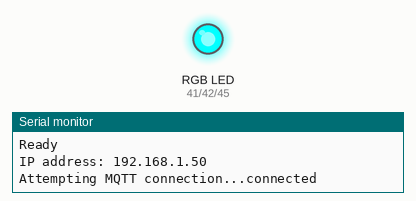
The sketch below on a simulated ESP32. Shown: an RGB LED mixed from three pins (HIGH = lit), the last lines printed to the serial monitor. WiFi joins after 1.5 s; servers stay silent unless stated; random numbers use the default seed unless the sketch sets one; no MQTT or app messages arrive unless stated.

Above: at 1.56 s.
At 16.8 s:
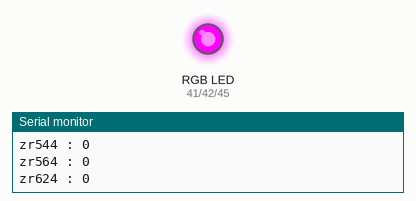
At 34.6 s:
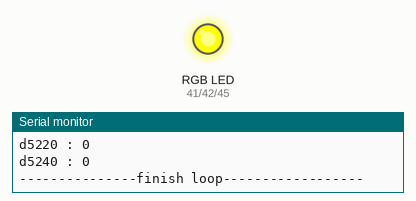
Timing chart, 0 to 42.4 s (numbered marks = the images above):
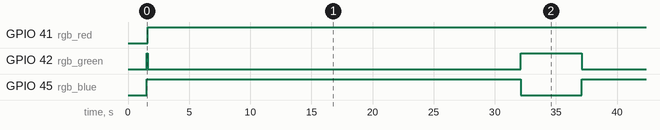

The sketch:

IRB04.ino
```cpp
#include <WiFi.h>
#include <ESPmDNS.h>
#include <WiFiUdp.h>
#include <ArduinoOTA.h>
#include <PubSubClient.h>
#include <ModbusMaster.h>

ModbusMaster node;

//#define led_connection 42
//#define led_run 41

#define rgb_red 41
#define rgb_green 42
#define rgb_blue 45

const char* ssid = "DX_Project";
const char* password = "natmms22";
//const char* ssid = "TP-Link_EF46";
//const char* password = "98148813";
const char* mqtt_server = "192.168.1.2";

IPAddress local_IP(192, 168, 1, 87); // Static IP address192.168.100.164
IPAddress gateway(192, 168, 1, 1);    // Gateway IP address
IPAddress subnet(255, 255, 255, 0);     // subnet

WiFiClient espClient;
PubSubClient client(espClient);

/*void led()
{
  digitalWrite(led_connection , HIGH);
  delay(100);
  digitalWrite(led_connection , LOW);
  delay(100);
}*/

int count_connection;

void setup_wifi()
{
  delay(10);
  // We start by connecting to a WiFi network
  Serial.println();
  Serial.print("Connecting to ");
  Serial.println(ssid);

  WiFi.config(local_IP, gateway, subnet);
  WiFi.mode(WIFI_STA);
  WiFi.begin(ssid, password);

  while (WiFi.status() != WL_CONNECTED)
  {
    count_connection++;
    delay(500);
    Serial.print(".");
    if(count_connection>20)
    {
      ESP.restart();
    }
  }

  randomSeed(micros());

  Serial.println("");
  Serial.println("WiFi connected");
  Serial.println("IP address: ");
  Serial.println(WiFi.localIP());
}

void callback(char* topic, byte* payload, unsigned int length)
{
  Serial.print("Message arrived [");
  Serial.print(topic);
  Serial.print("] ");
  for (int i = 0; i < length; i++) {
    Serial.print((char)payload[i]);
  }
  Serial.println();

  // Switch on the LED if an 1 was received as first character
  if ((char)payload[0] == '1') {
    //digitalWrite(BUILTIN_LED, LOW);   // Turn the LED on (Note that LOW is the voltage level
    // but actually the LED is on; this is because
    // it is active low on the ESP-01)
  } else {
    //digitalWrite(BUILTIN_LED, HIGH);  // Turn the LED off by making the voltage HIGH
  }

}

int timeout ;

void reconnect()
{
  // Loop until we're reconnected
  if (!client.connected())
  {
    led_red();
    Serial.print("Attempting MQTT connection...");
    // Create a random client ID
    String clientId = "ESP8266Client-";
    clientId += String(random(0xffff), HEX);
    // Attempt to connect
    if (client.connect(clientId.c_str())) {
      Serial.println("connected");
      // Once connected, publish an announcement...
      //client.publish("outTopic", "hello world");
      // ... and resubscribe
      client.subscribe("inTopic");
    } else {
      Serial.print("failed, rc=");
      Serial.print(client.state());
      Serial.println(" try again in 5 seconds");
      // Wait 5 seconds before retrying
      //delay(5000);
      timeout++;
      if(timeout >= 10)
      {
        ESP.restart();
      }
    }
  }
}

void setup()
{
  Serial.begin(9600);
  Serial1.begin(9600);
  node.begin(1,Serial1);
  pinMode(rgb_red, OUTPUT);
  pinMode(rgb_green, OUTPUT);
  pinMode(rgb_blue, OUTPUT);
  //pinMode ( led_connection , OUTPUT);
  //pinMode ( led_run, OUTPUT);
  Serial.println("Booting");
  setup_wifi();

  // Port defaults to 3232
  // ArduinoOTA.setPort(3232);

  // Hostname defaults to esp3232-[MAC]
  ArduinoOTA.setHostname("IRB04");

  // No authentication by default
  ArduinoOTA.setPassword("1234");

  // Password can be set with it's md5 value as well
  // MD5(admin) = 21232f297a57a5a743894a0e4a801fc3
  // ArduinoOTA.setPasswordHash("21232f297a57a5a743894a0e4a801fc3");

  ArduinoOTA
    .onStart([]() {
      String type;
      if (ArduinoOTA.getCommand() == U_FLASH)
        type = "sketch";
      else // U_SPIFFS
        type = "filesystem";

      // NOTE: if updating SPIFFS this would be the place to unmount SPIFFS using SPIFFS.end()
      Serial.println("Start updating " + type);
    })
    .onEnd([]() {
      Serial.println("\nEnd");
    })
    .onProgress([](unsigned int progress, unsigned int total) {
      Serial.printf("Progress: %u%%\r", (progress / (total / 100)));
    })
    .onError([](ota_error_t error) {
      Serial.printf("Error[%u]: ", error);
      if (error == OTA_AUTH_ERROR) Serial.println("Auth Failed");
      else if (error == OTA_BEGIN_ERROR) Serial.println("Begin Failed");
      else if (error == OTA_CONNECT_ERROR) Serial.println("Connect Failed");
      else if (error == OTA_RECEIVE_ERROR) Serial.println("Receive Failed");
      else if (error == OTA_END_ERROR) Serial.println("End Failed");
    });

  ArduinoOTA.begin();

  Serial.println("Ready");
  Serial.print("IP address: ");
  Serial.println(WiFi.localIP());
  client.setServer(mqtt_server, 1883);
  client.setCallback(callback);
}

String rssi,zr1410,zr1414,zr1416,zr524,zr544,zr564,zr624,zr644,zr664,zr724,zr744,zr764,d5200,d5220,d5240;
char d_rssi[16],d0[16],d1[16],d2[16],d3[16],d4[16],d5[16],d6[16],d7[16],d8[16],d9[16],d10[16],d11[16],d12[16],d13[16],d14[16];


void loop()
{
  rssi = WiFi.RSSI();
  //Serial.print(WiFi.RSSI());
  ArduinoOTA.handle();
  if (!client.connected())
  {
    reconnect();
  }
  client.loop();
  led_green();
  //digitalWrite(led_connection, HIGH);
  Serial.println("\n---------------starting loop----------------");

  node.readHoldingRegisters(0, 1);
  Serial.print("zr1410 : ");
  Serial.println(node.getResponseBuffer(0));
  zr1410 = node.getResponseBuffer(0);
  node.clearResponseBuffer();

  node.readHoldingRegisters(1, 1);
  Serial.print("zr1414 : ");
  Serial.println(node.getResponseBuffer(0));
  zr1414 = node.getResponseBuffer(0);
  node.clearResponseBuffer();

  node.readHoldingRegisters(2, 1);
  Serial.print("zr1416 : ");
  Serial.println(node.getResponseBuffer(0));
  zr1416 = node.getResponseBuffer(0);
  node.clearResponseBuffer();


  node.readHoldingRegisters(3, 1);
  Serial.print("zr524 : ");
  Serial.println(node.getResponseBuffer(0));
  zr524 = node.getResponseBuffer(0);
  node.clearResponseBuffer();

  node.readHoldingRegisters(4, 1);
  Serial.print("zr544 : ");
  Serial.println(node.getResponseBuffer(0));
  zr544 = node.getResponseBuffer(0);
  node.clearResponseBuffer();

  node.readHoldingRegisters(5, 1);
  Serial.print("zr564 : ");
  Serial.println(node.getResponseBuffer(0));
  zr564 = node.getResponseBuffer(0);
  node.clearResponseBuffer();

  node.readHoldingRegisters(6, 1);
  Serial.print("zr624 : ");
  Serial.println(node.getResponseBuffer(0));
  zr624 = node.getResponseBuffer(0);
  node.clearResponseBuffer();

  node.readHoldingRegisters(7, 1);
  Serial.print("zr644 : ");
  Serial.println(node.getResponseBuffer(0));
  zr644 = node.getResponseBuffer(0);
  node.clearResponseBuffer();

  node.readHoldingRegisters(8, 1);
  Serial.print("zr664 : ");
  Serial.println(node.getResponseBuffer(0));
  zr664 = node.getResponseBuffer(0);
  node.clearResponseBuffer();

  node.readHoldingRegisters(9, 1);
  Serial.print("zr724 : ");
  Serial.println(node.getResponseBuffer(0));
  zr724 = node.getResponseBuffer(0);
  node.clearResponseBuffer();

  node.readHoldingRegisters(10, 1);
  Serial.print("zr744 : ");
  Serial.println(node.getResponseBuffer(0));
  zr744 = node.getResponseBuffer(0);
  node.clearResponseBuffer();

  node.readHoldingRegisters(11, 1);
  Serial.print("zr764 : ");
  Serial.println(node.getResponseBuffer(0));
  zr764 = node.getResponseBuffer(0);
  node.clearResponseBuffer();

  node.readHoldingRegisters(12, 1);
  Serial.print("d5200 : ");
  Serial.println(node.getResponseBuffer(0));
  d5200 = node.getResponseBuffer(0);
  node.clearResponseBuffer();

  node.readHoldingRegisters(13, 1);
  Serial.print("d5220 : ");
  Serial.println(node.getResponseBuffer(0));
  d5220 = node.getResponseBuffer(0);
  node.clearResponseBuffer();

  node.readHoldingRegisters(14, 1);
  Serial.print("d5240 : ");
  Serial.println(node.getResponseBuffer(0));
  d5240 = node.getResponseBuffer(0);
  node.clearResponseBuffer();

  delay(500);
  led_blue();

  rssi.toCharArray(d_rssi, 16);client.publish("IRB04/rssi", d_rssi);
  zr1410.toCharArray(d0, 16);client.publish("IRB04/ZR1410", d0);
  zr1414.toCharArray(d1, 16);client.publish("IRB04/ZR1414", d1);
  zr1416.toCharArray(d2, 16);client.publish("IRB04/ZR1416", d2);
  zr524.toCharArray(d3, 16);client.publish("IRB04/ZR524", d3);
  zr544.toCharArray(d4, 16);client.publish("IRB04/ZR544", d4);
  zr564.toCharArray(d5, 16);client.publish("IRB04/ZR564", d5);
  zr624.toCharArray(d6, 16);client.publish("IRB04/ZR624", d6);
  zr644.toCharArray(d7, 16);client.publish("IRB04/ZR644", d7);
  zr664.toCharArray(d8, 16);client.publish("IRB04/ZR664", d8);
  zr724.toCharArray(d9, 16);client.publish("IRB04/ZR724", d9);
  zr744.toCharArray(d10, 16);client.publish("IRB04/ZR744", d10);
  zr764.toCharArray(d11, 16);client.publish("IRB04/ZR764", d11);
  d5200.toCharArray(d12, 16);client.publish("IRB04/D5200", d12);
  d5220.toCharArray(d13, 16);client.publish("IRB04/D5220", d13);
  d5240.toCharArray(d14, 16);client.publish("IRB04/D5240", d14);

  Serial.println("\n---------------finish loop------------------\n\n");
  delay(5000);
}

void led_red()
{
  digitalWrite(rgb_red, LOW); digitalWrite(rgb_green, HIGH); digitalWrite(rgb_blue, HIGH);
}

void led_green()
{
  digitalWrite(rgb_red, HIGH); digitalWrite(rgb_green, LOW); digitalWrite(rgb_blue, HIGH);
}

void led_blue()
{
  digitalWrite(rgb_red, HIGH); digitalWrite(rgb_green, HIGH); digitalWrite(rgb_blue, LOW);
}

void rgb_off()
{
  digitalWrite(rgb_red, HIGH); digitalWrite(rgb_green, HIGH); digitalWrite(rgb_blue, HIGH);
}
```

Measured:
- by itself, GPIO 41 (rgb_red): LOW → HIGH at 1.6 s
- by itself, GPIO 42 (rgb_green): repeats every 35.5 s: LOW 30.5 s, HIGH 5.0 s
- by itself, GPIO 45 (rgb_blue): alternates HIGH for 30.5 s and LOW for 5.0 s
